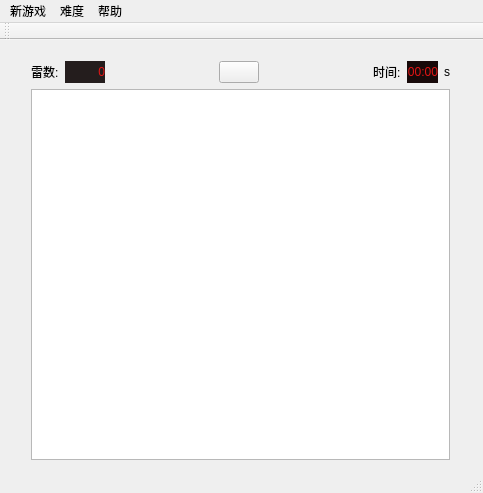
<?xml version="1.0" encoding="UTF-8"?>
<ui version="4.0">
 <class>MainWindow</class>
 <widget class="QMainWindow" name="MainWindow">
  <property name="geometry">
   <rect>
    <x>0</x>
    <y>0</y>
    <width>483</width>
    <height>493</height>
   </rect>
  </property>
  <property name="windowTitle">
   <string>MainWindow</string>
  </property>
  <widget class="QWidget" name="centralWidget">
   <widget class="QWidget" name="layoutWidget">
    <property name="geometry">
     <rect>
      <x>20</x>
      <y>10</y>
      <width>441</width>
      <height>421</height>
     </rect>
    </property>
    <layout class="QVBoxLayout" name="verticalLayout">
     <item>
      <layout class="QHBoxLayout" name="horizontalLayout">
       <item>
        <widget class="QLabel" name="label">
         <property name="text">
          <string>雷数:</string>
         </property>
        </widget>
       </item>
       <item>
        <widget class="QLabel" name="mineCount">
         <property name="minimumSize">
          <size>
           <width>40</width>
           <height>0</height>
          </size>
         </property>
         <property name="maximumSize">
          <size>
           <width>16777215</width>
           <height>27</height>
          </size>
         </property>
         <property name="styleSheet">
          <string notr="true">background-color: rgb(36, 29, 29);
color: rgb(230, 21, 21);
font: 13pt &quot;Ubuntu&quot;;</string>
         </property>
         <property name="text">
          <string>0</string>
         </property>
         <property name="alignment">
          <set>Qt::AlignRight|Qt::AlignTrailing|Qt::AlignVCenter</set>
         </property>
        </widget>
       </item>
       <item>
        <spacer name="horizontalSpacer">
         <property name="orientation">
          <enum>Qt::Horizontal</enum>
         </property>
         <property name="sizeHint" stdset="0">
          <size>
           <width>40</width>
           <height>20</height>
          </size>
         </property>
        </spacer>
       </item>
       <item>
        <widget class="QPushButton" name="BtnFace">
         <property name="text">
          <string/>
         </property>
        </widget>
       </item>
       <item>
        <spacer name="horizontalSpacer_2">
         <property name="orientation">
          <enum>Qt::Horizontal</enum>
         </property>
         <property name="sizeHint" stdset="0">
          <size>
           <width>40</width>
           <height>20</height>
          </size>
         </property>
        </spacer>
       </item>
       <item>
        <widget class="QLabel" name="label_5">
         <property name="text">
          <string>时间:</string>
         </property>
        </widget>
       </item>
       <item>
        <widget class="QLabel" name="LabelTime">
         <property name="maximumSize">
          <size>
           <width>16777215</width>
           <height>27</height>
          </size>
         </property>
         <property name="styleSheet">
          <string notr="true">background-color: rgb(23, 9, 9);
color: rgb(226, 20, 20);
font: 13pt &quot;Ubuntu&quot;;</string>
         </property>
         <property name="text">
          <string>00:00</string>
         </property>
         <property name="alignment">
          <set>Qt::AlignRight|Qt::AlignTrailing|Qt::AlignVCenter</set>
         </property>
        </widget>
       </item>
       <item>
        <widget class="QLabel" name="label_3">
         <property name="minimumSize">
          <size>
           <width>0</width>
           <height>8</height>
          </size>
         </property>
         <property name="styleSheet">
          <string notr="true">font: 13pt &quot;Ubuntu&quot;;</string>
         </property>
         <property name="text">
          <string>s</string>
         </property>
        </widget>
       </item>
      </layout>
     </item>
     <item>
      <widget class="QGraphicsView" name="graphicsView">
       <property name="minimumSize">
        <size>
         <width>0</width>
         <height>360</height>
        </size>
       </property>
      </widget>
     </item>
    </layout>
   </widget>
  </widget>
  <widget class="QMenuBar" name="menuBar">
   <property name="geometry">
    <rect>
     <x>0</x>
     <y>0</y>
     <width>483</width>
     <height>22</height>
    </rect>
   </property>
   <widget class="QMenu" name="menu">
    <property name="title">
     <string>新游戏</string>
    </property>
    <addaction name="menu_Action_NewGame"/>
    <addaction name="menu_Action_Exit"/>
   </widget>
   <widget class="QMenu" name="menu_2">
    <property name="title">
     <string>难度</string>
    </property>
    <addaction name="Menu_Action_9And9And10"/>
    <addaction name="menu_Action_16And16And40"/>
    <addaction name="menu_Action_SelfDefine"/>
   </widget>
   <widget class="QMenu" name="menu_3">
    <property name="title">
     <string>帮助</string>
    </property>
    <addaction name="menu_Action_GameRules"/>
    <addaction name="menu_Action_Prompt"/>
    <addaction name="menu_Action_Winner"/>
   </widget>
   <addaction name="menu"/>
   <addaction name="menu_2"/>
   <addaction name="menu_3"/>
  </widget>
  <widget class="QToolBar" name="mainToolBar">
   <attribute name="toolBarArea">
    <enum>TopToolBarArea</enum>
   </attribute>
   <attribute name="toolBarBreak">
    <bool>false</bool>
   </attribute>
  </widget>
  <widget class="QStatusBar" name="statusBar"/>
  <action name="menu_Action_NewGame">
   <property name="text">
    <string>新游戏</string>
   </property>
  </action>
  <action name="menu_Action_Exit">
   <property name="text">
    <string>退出</string>
   </property>
  </action>
  <action name="Menu_Action_9And9And10">
   <property name="text">
    <string>9*9 10个雷</string>
   </property>
  </action>
  <action name="menu_Action_16And16And40">
   <property name="text">
    <string>16*16 40个雷 </string>
   </property>
  </action>
  <action name="menu_Action_SelfDefine">
   <property name="text">
    <string>自定义</string>
   </property>
  </action>
  <action name="menu_Action_GameRules">
   <property name="text">
    <string>游戏规则  </string>
   </property>
  </action>
  <action name="menu_Action_Prompt">
   <property name="text">
    <string>提示</string>
   </property>
  </action>
  <action name="menu_Action_Winner">
   <property name="text">
    <string>胜利者留爪</string>
   </property>
  </action>
 </widget>
 <layoutdefault spacing="6" margin="11"/>
 <resources/>
 <connections/>
</ui>
